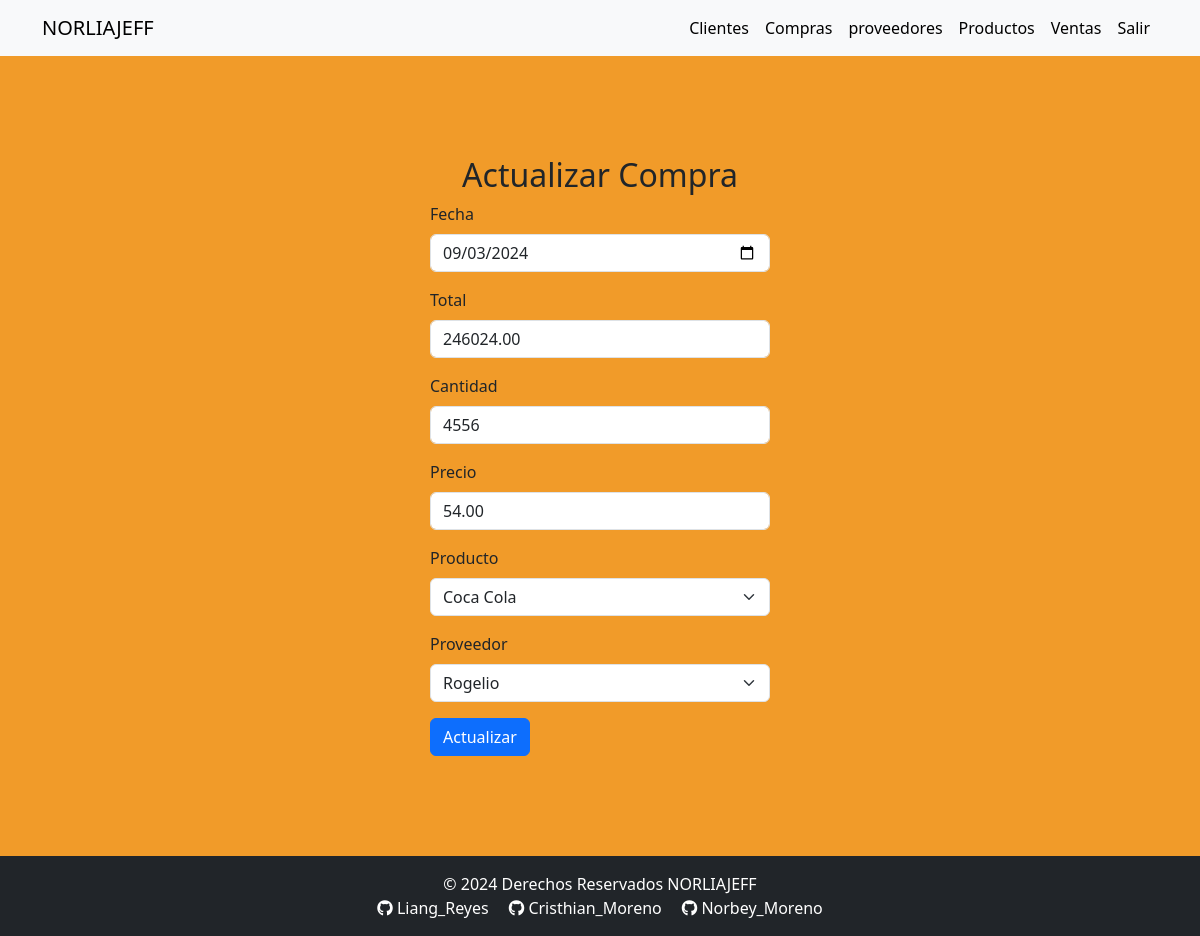
Page /templates/actualizarCompras.php?id=6 (signed in) on the committed database.
### tables this page shows
CREATE TABLE `compras` (
  `ID` int NOT NULL,
  `Fecha` date DEFAULT NULL,
  `Total` decimal(10,2) DEFAULT NULL,
  `Cantidad` int DEFAULT NULL,
  `Precio` decimal(10,2) DEFAULT NULL,
  `ProductoID` int DEFAULT NULL,
  `UsuarioID` int DEFAULT NULL,
  `ProveedorID` int DEFAULT NULL
);

CREATE TABLE `productos` (
  `ID` int NOT NULL,
  `Nombre` varchar(100) DEFAULT NULL,
  `Descripcion` varchar(255) DEFAULT NULL,
  `Precio` decimal(10,2) DEFAULT NULL,
  `Stock` int DEFAULT NULL,
  `UsuarioID` int DEFAULT NULL
);

CREATE TABLE `proveedor` (
  `ID` int NOT NULL,
  `Nombre` varchar(100) DEFAULT NULL,
  `Direccion` varchar(255) DEFAULT NULL,
  `Telefono` varchar(20) DEFAULT NULL,
  `UsuarioID` int DEFAULT NULL
);

### models/Conexion.php (called while the page is built, shortened)
<?php
class Conexion {
    private $host = 'localhost';
    private $usuario = 'root';
    private $contrasena = '';
    private $base_de_datos = 'norliajeff';
    private $conn;
    public function __construct() {
        $this->conn = new mysqli($this->host, $this->usuario, $this->contrasena, $this->base_de_datos);
    }
    public function getConexion() {
        return $this->conn;
    }
}
?>

### controllers/compraController.php (called while the page is built, shortened)
<?php
require_once '../models/compras.php';
require_once '../models/conexion.php';
class CompraController {
    private $db;
    public function __construct() {
        $conexion = new Conexion();
        $this->db = $conexion->getConexion();
    }
    public function obtenerCompraPorID($ID, $UsuarioID) {
        $sql = "SELECT * FROM compras WHERE ID = ? AND UsuarioID = ?";
        $stmt = $this->db->prepare($sql);
        $stmt->bind_param('is', $ID, $UsuarioID);
        $stmt->execute();
        $resultado = $stmt->get_result()->fetch_assoc();
        if ($resultado) {
            return new Compra($resultado['ID'], $resultado['Fecha'], $resultado['Total'], $resultado['Cantidad'], $resultado['Precio'], $resultado['ProductoID'], $resultado['UsuarioID'], $resultado['ProveedorID']);
        }
        return null;
    }
}
?>

### models/compras.php (called while the page is built, shortened)
<?php
class Compra {
    private $fecha;
    private $total;
    private $cantidad;
    private $precio;
    private $productoID;
    private $proveedorID;
    public function __construct($id, $fecha, $total, $cantidad, $precio, $productoID, $usuarioID, $proveedorID) {
        $this->fecha = $fecha;
        $this->total = $total;
        $this->cantidad = $cantidad;
        $this->precio = $precio;
        $this->productoID = $productoID;
        $this->proveedorID = $proveedorID;
    }
    public function getFecha() {
        return $this->fecha;
    }
    public function getTotal() {
        return $this->total;
    }
    public function getCantidad() {
        return $this->cantidad;
    }
    public function getPrecio() {
        return $this->precio;
    }
    public function getProductoID() {
        return $this->productoID;
    }
    public function getProveedorID() {
        return $this->proveedorID;
    }
}
?>

### controllers/productoController.php (called while the page is built, shortened)
<?php
require_once '../models/producto.php';
require_once '../models/conexion.php';
class ProductoController {
    private $db;
    public function __construct() {
        $conexion = new Conexion();
        $this->db = $conexion->getConexion();
    }
    public function obtenerTodosLosProductosPorID($usuario_id) {
        $sql = "SELECT * FROM productos WHERE UsuarioID = ?";
        $stmt = $this->db->prepare($sql);
        $stmt->bind_param('s', $usuario_id);
        $stmt->execute();
        $resultado = $stmt->get_result();
        $productos = [];
        while ($row = $resultado->fetch_assoc()) {
            $productos[] = new Producto($row['ID'], $row['Nombre'], $row['Descripcion'], $row['Precio'], $row['Stock']);
        }
        return $productos;
    }
}
?>

### models/producto.php (called while the page is built, shortened)
<?php
class Producto {
    private $ID;
    private $Nombre;
    public function __construct($ID, $Nombre, $Descripcion, $Precio, $Stock) {
        $this->ID = $ID;
        $this->Nombre = $Nombre;
    }
    public function getID() {
        return $this->ID;
    }
    public function getNombre() {
        return $this->Nombre;
    }
}
?>

### controllers/proveedorController.php (called while the page is built, shortened)
<?php
require_once '../models/proveedor.php';
require_once '../models/conexion.php';
class ProveedorController {
    private $db;
    public function __construct() {
        $conexion = new Conexion();
        $this->db = $conexion->getConexion();
    }
    public function obtenerTodosLosProveedoresPorID($usuario_id) {
        $sql = "SELECT * FROM proveedor WHERE UsuarioID = ?";
        $stmt = $this->db->prepare($sql);
        $stmt->bind_param('s', $usuario_id);
        $stmt->execute();
        $resultado = $stmt->get_result();
        $proveedores = [];
        while ($row = $resultado->fetch_assoc()) {
            $proveedores[] = new Proveedor($row['ID'], $row['Nombre'], $row['Direccion'], $row['Telefono'], $row['UsuarioID']);
        }
        return $proveedores;
    }
}

### models/proveedor.php (called while the page is built, shortened)
<?php
class Proveedor {
    private $ID;
    private $Nombre;
    public function __construct($ID, $Nombre, $Direccion, $Telefono, $UsuarioID) {
        $this->ID = $ID;
        $this->Nombre = $Nombre;
    }
    public function getID() {
        return $this->ID;
    }
    public function getNombre() {
        return $this->Nombre;
    }
}

### templates/actualizarCompras.php (the view, shortened to what this page needs)
<?php
require_once '../includes/headerLogin.php';
require_once '../controllers/compraController.php';
require_once '../controllers/productoController.php';
require_once '../controllers/proveedorController.php';
if (isset($_GET['id']) && is_numeric($_GET['id'])) {
    $id = (int)$_GET['id'];
    $compraController = new CompraController();
    $compra = $compraController->obtenerCompraPorID($id, $_SESSION['usuario_id']);
    if ($compra) {
        $productoController = new ProductoController();
        $proveedorController = new ProveedorController();
        $productos = $productoController->obtenerTodosLosProductosPorID($_SESSION['usuario_id']);
        $proveedores = $proveedorController->obtenerTodosLosProveedoresPorID($_SESSION['usuario_id']);
        ?>
        <div class="container d-flex justify-content-center align-items-center" style="min-height: 100vh;">
            <form class="col-4 p-3" action="../controllers/compraHandler.php" method="POST">
                <h2 class="text-center" id="titulo">Actualizar Compra</h2>
                <div class="mb-3">
                    <label for="fecha" class="form-label">Fecha</label>
                    <input type="date" class="form-control" name="fecha" value="<?php echo htmlspecialchars($compra->getFecha()); ?>" required>
                </div>
                <div class="mb-3">
                    <label for="total" class="form-label">Total</label>
                    <input type="number" class="form-control" name="total" value="<?php echo htmlspecialchars($compra->getTotal()); ?>" step="0.01" required>
                </div>
                <div class="mb-3">
                    <label for="cantidad" class="form-label">Cantidad</label>
                    <input type="number" class="form-control" name="cantidad" value="<?php echo htmlspecialchars($compra->getCantidad()); ?>" required>
                </div>
                <div class="mb-3">
                    <label for="precio" class="form-label">Precio</label>
                    <input type="number" class="form-control" name="precio" value="<?php echo htmlspecialchars($compra->getPrecio()); ?>" step="0.01" required>
                </div>
                <div class="mb-3">
                    <label for="producto_id" class="form-label">Producto</label>
                    <select class="form-select" name="producto_id" required>
                        <?php foreach ($productos as $producto): ?>
                            <option value="<?php echo htmlspecialchars($producto->getID()); ?>" <?php echo ($compra->getProductoID() == $producto->getID()) ? 'selected' : ''; ?>>
                                <?php echo htmlspecialchars($producto->getNombre()); ?>
                            </option>
                        <?php endforeach; ?>
                    </select>
                </div>
                <div class="mb-3">
                    <label for="proveedor_id" class="form-label">Proveedor</label>
                    <select class="form-select" name="proveedor_id" required>
                        <?php foreach ($proveedores as $proveedor): ?>
                            <option value="<?php echo htmlspecialchars($proveedor->getID()); ?>" <?php echo ($compra->getProveedorID() == $proveedor->getID()) ? 'selected' : ''; ?>>
                                <?php echo htmlspecialchars($proveedor->getNombre()); ?>
                            </option>
                        <?php endforeach; ?>
                    </select>
                </div>
                <button type="submit" class="btn btn-primary" name="BtnActualizar" value="OK">Actualizar</button>
            </form>
        </div>
        <?php
    } else {
        echo "Compra no encontrada.";
    }
} else {
    echo "ID de compra no proporcionado.";
}
?>
<?php
require_once '../includes/footer.php';
?>

### styles.css (style rules this page uses)
.fondo { background-color: rgb(241, 155, 41); }

### rows in the picture
compras: fecha "09/03/2024", total "246024.00", cantidad "4556", precio "54.00", producto_id "Coca Cola", proveedor_id "Rogelio"
